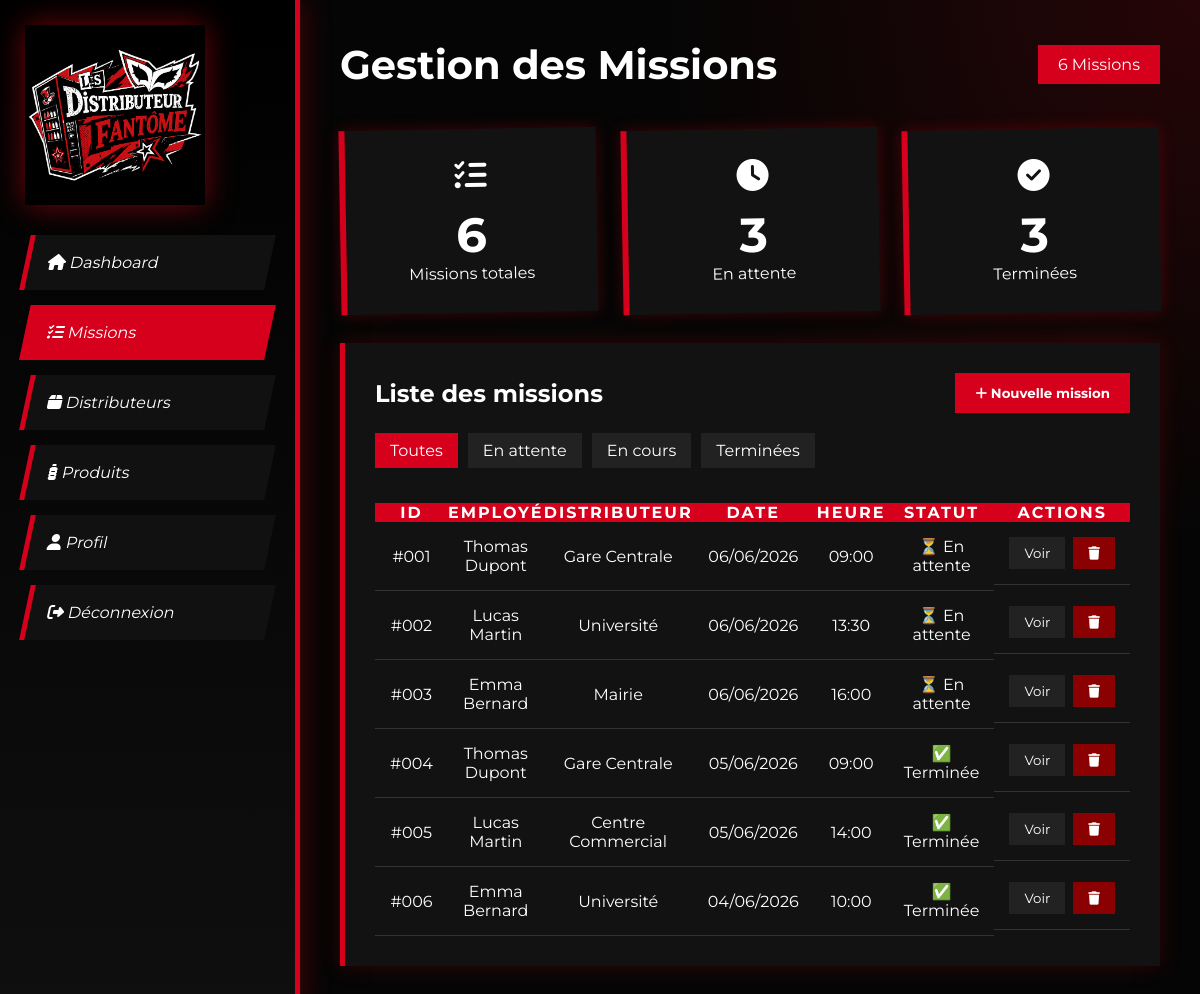
Page /manager_mission.php (signed in) on the committed database.
### tables this page shows
CREATE TABLE mission (
    id_mission INT AUTO_INCREMENT PRIMARY KEY,
    date_mission DATE NOT NULL,
    heure_debut TIME,
    heure_fin TIME,
    statut_mission ENUM('en_attente', 'en_cours', 'terminee') DEFAULT 'en_attente',
    commentaire TEXT,
    code_dist INT,
    FOREIGN KEY (code_dist) REFERENCES distributeur(code_dist) ON DELETE SET NULL
);

CREATE TABLE personne (
    id_employe INT AUTO_INCREMENT PRIMARY KEY,
    nom VARCHAR(100) NOT NULL,
    prenom VARCHAR(100) NOT NULL,
    role ENUM('employe', 'manager') NOT NULL DEFAULT 'employe',
    login VARCHAR(100) NOT NULL UNIQUE,
    mdp VARCHAR(255) NOT NULL,
    email VARCHAR(150),
    telephone VARCHAR(20),
    date_creation TIMESTAMP DEFAULT CURRENT_TIMESTAMP
);

CREATE TABLE distributeur (
    code_dist INT AUTO_INCREMENT PRIMARY KEY,
    libelle_distrib VARCHAR(150) NOT NULL,
    description TEXT,
    adress VARCHAR(255),
    id_type INT,
    id_marque INT,
    id_etat INT DEFAULT 1,
    date_creation TIMESTAMP DEFAULT CURRENT_TIMESTAMP,
    FOREIGN KEY (id_type) REFERENCES type_distributeur(id_type),
    FOREIGN KEY (id_marque) REFERENCES marque(id_marque),
    FOREIGN KEY (id_etat) REFERENCES etat_distributer(id_etat)
);

### manager_mission.php (the view, shortened to what this page needs)
<?php
$pdo = getPDO();
$filtre = $_GET['statut'] ?? 'tout';
$whereStatut = '';
$nbTotal     = $pdo->query("SELECT COUNT(*) FROM mission")->fetchColumn();
$nbAttente   = $pdo->query("SELECT COUNT(*) FROM mission WHERE statut_mission = 'en_attente'")->fetchColumn();
$nbTerminees = $pdo->query("SELECT COUNT(*) FROM mission WHERE statut_mission = 'terminee'")->fetchColumn();
$missions = $pdo->query("
    SELECT m.id_mission, m.date_mission, m.heure_debut, m.statut_mission,
           d.libelle_distrib, p.prenom AS emp_prenom, p.nom AS emp_nom
    FROM mission m
    JOIN distributeur d ON d.code_dist = m.code_dist
    LEFT JOIN missioner mi ON mi.id_mission = m.id_mission
    LEFT JOIN personne p ON p.id_employe = mi.id_employe
    $whereStatut
    ORDER BY m.date_mission DESC, m.heure_debut ASC
")->fetchAll();
?>
<!DOCTYPE html>
<html lang="fr">
<head>
    <link rel="stylesheet" href="style.css">
    <link rel="stylesheet" href="https://cdnjs.cloudflare.com/ajax/libs/font-awesome/6.5.1/css/all.min.css">
</head>
<body>
<?php include 'sidebar_manager.php'; ?>
<main>
    <header>
        <h1>Gestion des Missions</h1>
        <div class="date"><?= $nbTotal ?> Missions</div>
    </header>
    <div class="cards">
        <div class="card"><i class="fa-solid fa-list-check"></i><h3><?= $nbTotal ?></h3><p>Missions totales</p></div>
        <div class="card"><i class="fa-solid fa-clock"></i><h3><?= $nbAttente ?></h3><p>En attente</p></div>
        <div class="card"><i class="fa-solid fa-circle-check"></i><h3><?= $nbTerminees ?></h3><p>Terminées</p></div>
    </div>
    <section class="missions">
        <div class="page-title">
            <h2>Liste des missions</h2>
            <button class="btn-add" onclick="location.href='crée_mission.php'">
                <i class="fa-solid fa-plus"></i> Nouvelle mission
            </button>
        </div>
        <div style="display:flex;gap:10px;flex-wrap:wrap;margin-bottom:15px;">
            <?php foreach (['tout' => 'Toutes', 'en_attente' => 'En attente', 'en_cours' => 'En cours', 'terminee' => 'Terminées'] as $val => $label): ?>
            <a href="?statut=<?= $val ?>" class="btn-action" style="text-decoration:none;<?= $filtre === $val ? 'background:var(--red);' : '' ?>"><?= $label ?></a>
            <?php endforeach; ?>
        </div>
        <div class="table-container">
            <table>
                <tr><th>ID</th><th>Employé</th><th>Distributeur</th><th>Date</th><th>Heure</th><th>Statut</th><th>Actions</th></tr>
                <?php if (empty($missions)): ?>
                <tr><td colspan="7" style="text-align:center;color:#666;">Aucune mission</td></tr>
                <?php else: ?>
                <?php foreach ($missions as $m): ?>
                <tr>
                    <td>#<?= str_pad($m['id_mission'], 3, '0', STR_PAD_LEFT) ?></td>
                    <td><?= htmlspecialchars($m['emp_prenom'] . ' ' . $m['emp_nom']) ?></td>
                    <td><?= htmlspecialchars($m['libelle_distrib']) ?></td>
                    <td><?= date('d/m/Y', strtotime($m['date_mission'])) ?></td>
                    <td><?= substr($m['heure_debut'], 0, 5) ?></td>
                    <td><?= $m['statut_mission'] === 'terminee' ? '✅ Terminée' : ($m['statut_mission'] === 'en_cours' ? '🔄 En cours' : '⏳ En attente') ?></td>
                    <td style="display:flex;gap:8px;">
                        <button class="btn-action" onclick="location.href='detaile_mission.php?id=<?= $m['id_mission'] ?>'">Voir</button>
                        <button class="btn-delete" onclick="if(confirm('Supprimer cette mission ?')) location.href='manager_mission.php?delete=<?= $m['id_mission'] ?>'">
                            <i class="fa-solid fa-trash"></i>
                        </button>
                    </td>
                </tr>
                <?php endforeach; ?>
                <?php endif; ?>
            </table>
        </div>
    </section>
</main>
</body>
</html>

### style.css (style rules this page uses)
:root { --red:#d6001c; --red-dark:#a30015; --black: #050505; --gray: #141414; --white: #FFFFFF; }
* { margin: 0; padding: 0; box-sizing: border-box; font-family: 'Montserrat', sans-serif; }
body { display: flex; overflow-x: hidden; min-height: 100vh; background: radial-gradient(circle at top right, rgba(227, 6, 19, .15), transparent 35%), #050505; color: white; }
main { flex: 1; padding: 40px; }
header { display: flex; justify-content: space-between; align-items: center; margin-bottom: 40px; }
header h1 { font-size: 2.5rem; }
.date { background: var(--red); padding: 10px 20px; }
.cards { display: flex; gap: 25px; justify-content: center; align-items: center; margin-top: 30px; }
.card { flex: 1; padding: 30px; background: #121212; text-align: center; border-left: 6px solid var(--red); border-radius: 0; box-shadow: 0 0 15px rgba(227, 6, 19, .25); transform: rotate(-1deg); transition: .3s; }
.card i { font-size: 2rem; margin-bottom: 15px; }
.card h3 { font-size: 3rem; }
.table-container { width: 100%; overflow-x: auto; }
.missions { background: #121212; border-left: 5px solid var(--red); box-shadow: 0 0 20px rgba(227, 6, 19, .2); padding: 30px; margin-top: 30px; text-align: center; }
table { width: 100%; border-collapse: collapse; margin-top: 20px; }
th { background: var(--red); color: white; text-transform: uppercase; letter-spacing: 2px; }
td { padding: 15px; border-bottom: 1px solid #333; justify-content: center; }
.page-title { display:flex; justify-content:space-between; align-items:center; margin-bottom:20px; }
.btn-add { background:var(--red); color:white; border:none; padding:12px 20px; cursor:pointer; font-weight:bold; }
.btn-action { background:#222; color:white; border:none; padding:8px 15px; cursor:pointer; }
.btn-delete { background:#8b0000; color:white; border:none; padding:8px 15px; cursor:pointer; font-weight:bold; }

### rows in the picture
mission: id_mission "001", personne.prenom+nom "Thomas Dupont", code_dist.libelle_distrib "Gare Centrale", date_mission "06/06/2026", heure_debut "09:00", statut_mission "⏳ En attente"
mission: id_mission "002", personne.prenom+nom "Lucas Martin", code_dist.libelle_distrib "Université", date_mission "06/06/2026", heure_debut "13:30", statut_mission "⏳ En attente"
mission: id_mission "003", personne.prenom+nom "Emma Bernard", code_dist.libelle_distrib "Mairie", date_mission "06/06/2026", heure_debut "16:00", statut_mission "⏳ En attente"
mission: id_mission "004", personne.prenom+nom "Thomas Dupont", code_dist.libelle_distrib "Gare Centrale", date_mission "05/06/2026", heure_debut "09:00", statut_mission "✅ Terminée"
mission: id_mission "005", personne.prenom+nom "Lucas Martin", code_dist.libelle_distrib "Centre Commercial", date_mission "05/06/2026", heure_debut "14:00", statut_mission "✅ Terminée"
mission: id_mission "006", personne.prenom+nom "Emma Bernard", code_dist.libelle_distrib "Université", date_mission "04/06/2026", heure_debut "10:00", statut_mission "✅ Terminée"

### other values in the picture
$nbTotal "6"
$nbAttente "3"
$nbTerminees "3"
$label "Toutes"
$label "En attente"
$label "En cours"
$label "Terminées"
